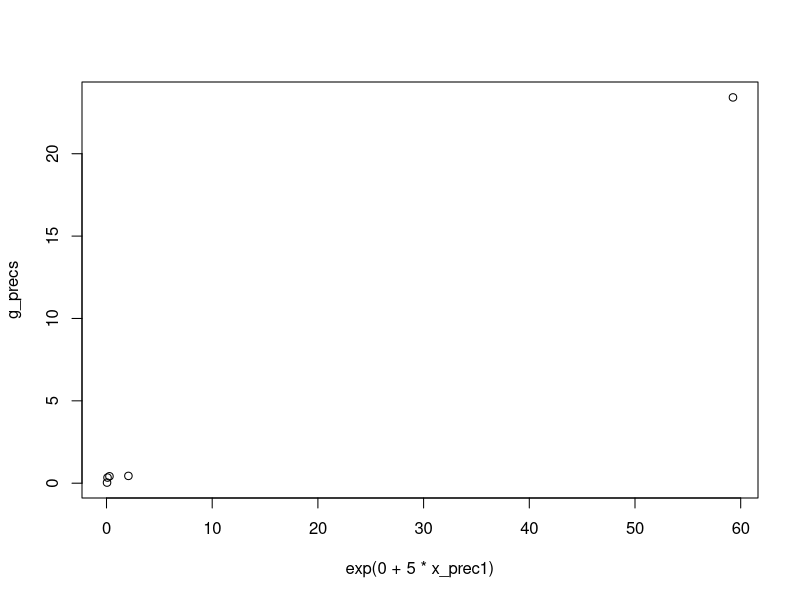
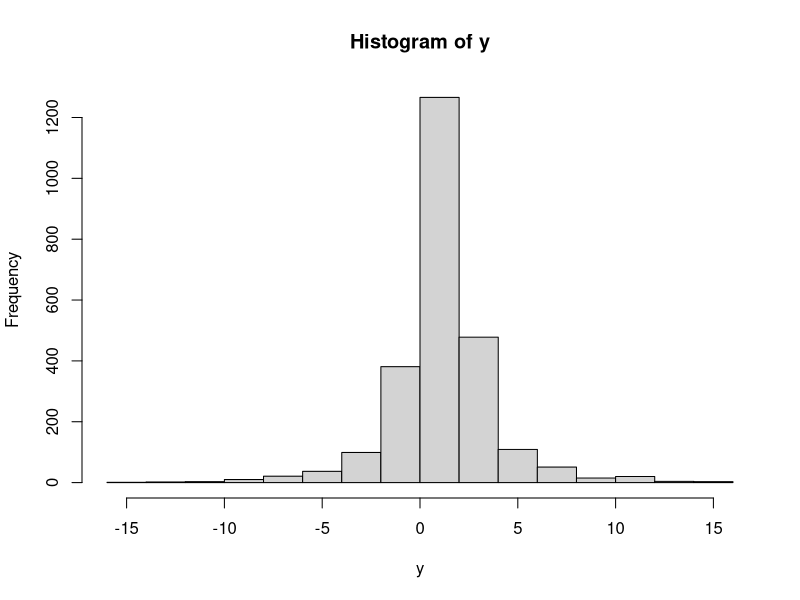
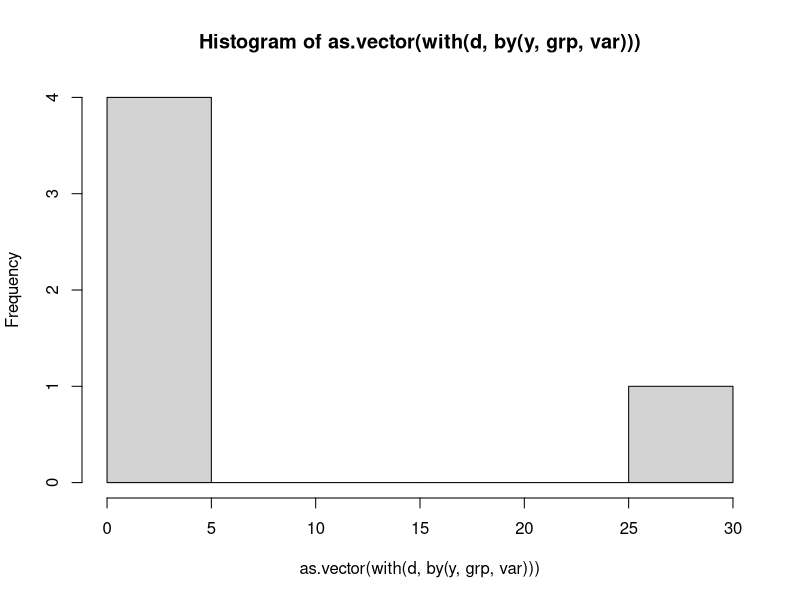
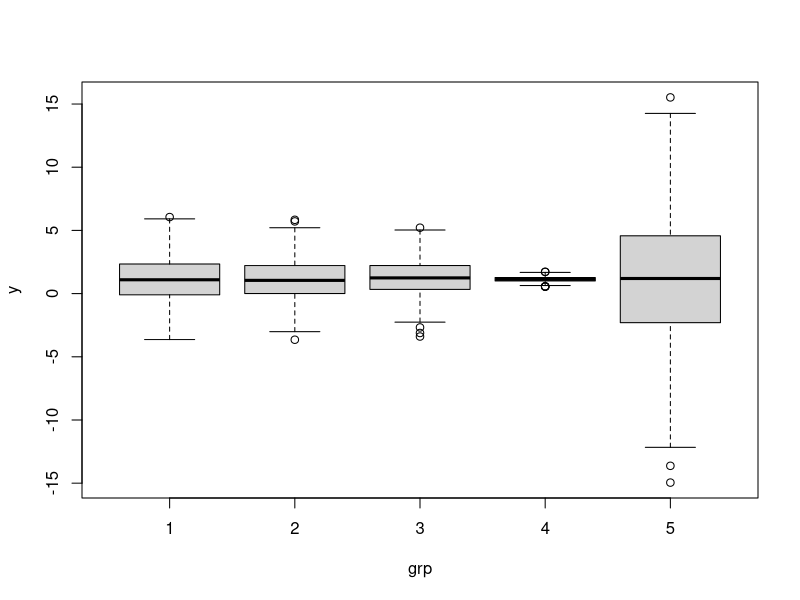

Write R code to recreate these figures, in order.
# Gaussian model with hierarchy on the precisions

# Simulate data
# Number of groups
n_groups <- 5
# Number of observations per group
ni <- rep(500, n_groups)
# Number of data
n <- sum(ni)

#Set seed
set.seed(1) 

# Covariates
x_prec1 <- runif(n_groups, -1, 1)

# Compute precisions
# Random effects for precisions
g_reff <- rnorm(n_groups, sd = 1)
# gamma_0 = 0, gamma_1 = 0.5
g_precs <- exp(0 + 5 * x_prec1 +  g_reff)
summary(g_precs)

# Fixed effects versus fixed eff. + error
plot(exp(0 + 5 * x_prec1), g_precs)

# Compute predlin
x_mean1 <- runif(n)
predlin <- 1 + 0.25 * x_mean1
summary(predlin)

# Sample response
y <- rnorm(n, predlin, sd = 1 / sqrt(rep(g_precs, ni)))

# Summary of simulated values
summary(y)
hist(y)

# Create data.frame with data
d <- data.frame(y, x_mean1, g_x_prec1 = rep(x_prec1, ni),
  grp = rep(1:n_groups, ni), # Group index
  idx = 1:n #Individual index
)


# Histogram of within group variances
pdf(file = "hist.pdf")
hist(as.vector(with(d, by(y, grp, var))))
dev.off()

# Boxplot
pdf(file = "boxplot.pdf")
boxplot(y ~ grp, data = d)
dev.off()

save(file = "data.RData", list = ls())
